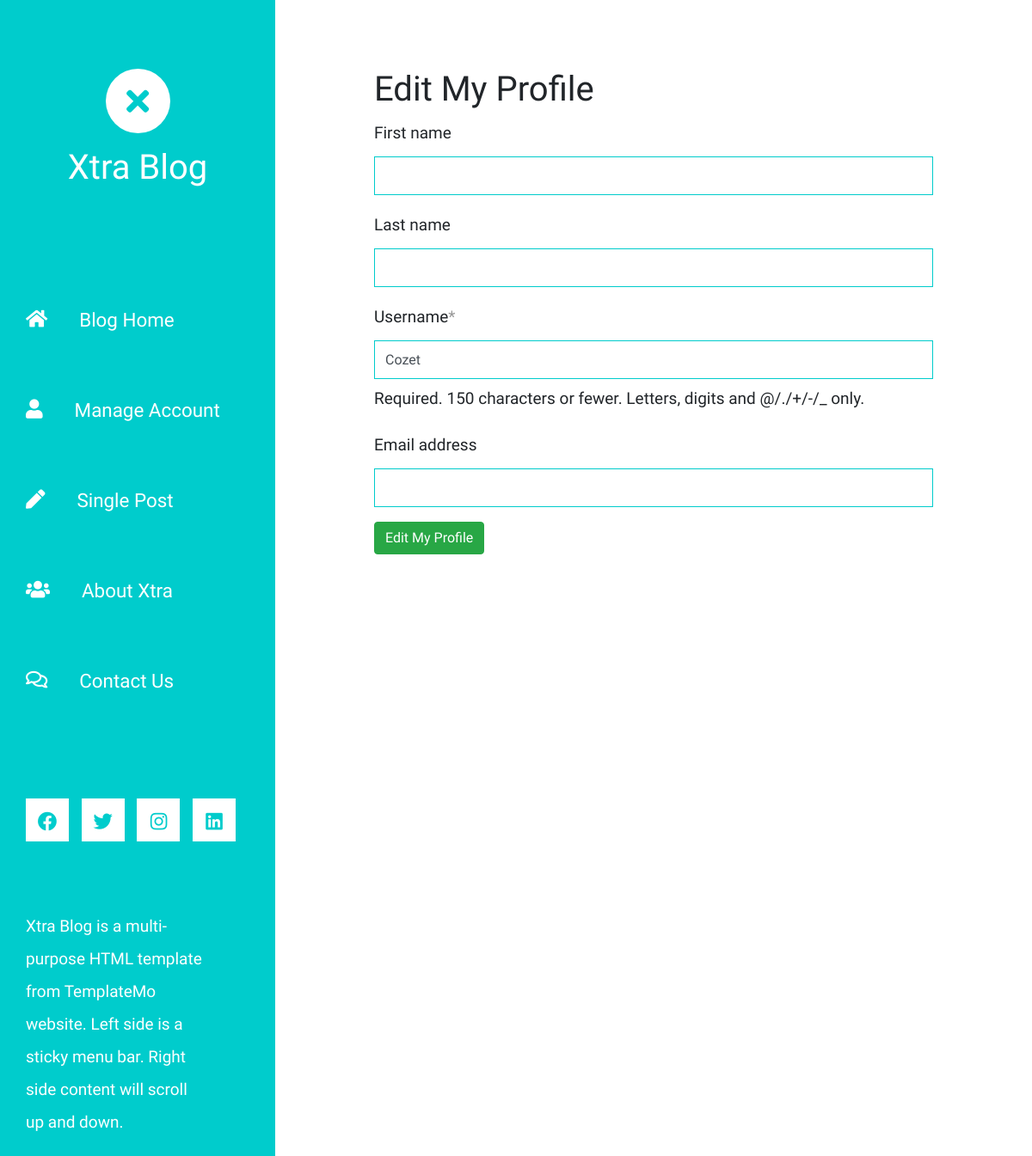
The page /accounts/edit_profile/ (signed in) on the database as committed earlier.
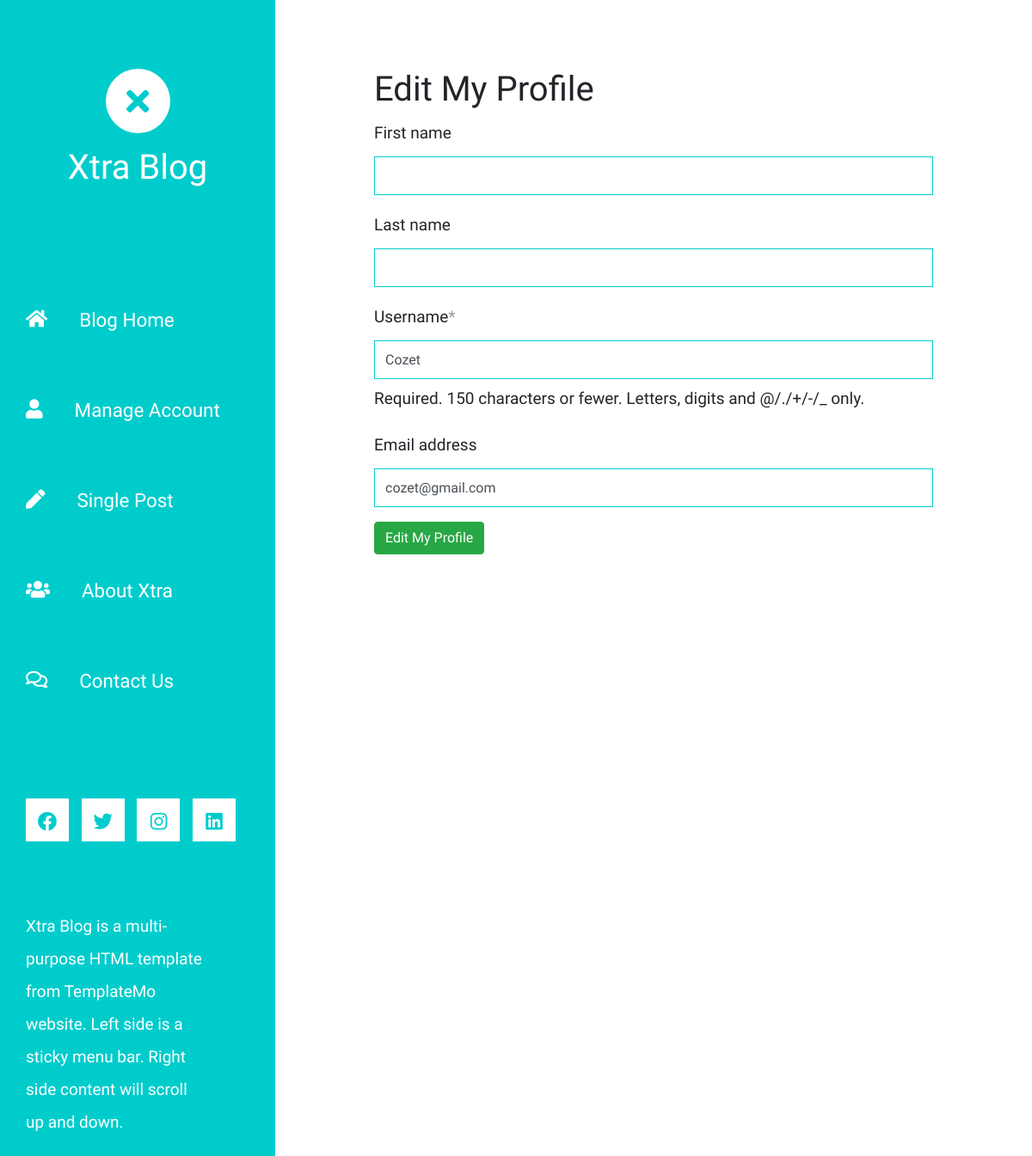
The same page on the database as committed later.
### custom_accounts/models.py (models this page shows)
class CustomUser(AbstractUser):
    first_name = models.CharField(max_length=50, blank=True)
    last_name = models.CharField(max_length=50, blank=True)

### custom_accounts/views.py (the view, shortened to what this page needs)
# urls.py: path("edit_profile/", views.UserEditView.as_view(), name="edit_user"),
class UserEditView(View):
    def get(self, request):
        form = UserEditForm(instance=request.user)
        return render(request, "registration/user_edit_form.html", {"form": form})

### custom_accounts/forms.py
class UserEditForm(forms.ModelForm):
    class Meta:
        model = CustomUser
        fields = ["first_name", "last_name", "username", "email"]

### templates/registration/user_edit_form.html (shortened to what this page needs)
{% extends 'base.html' %}
{% load crispy_forms_tags %}
{% block main %}
    <h1>Edit My Profile</h1>
    <form action="" method="POST">
        {{ form|crispy }}
        <button type="submit" class="btn btn-success">Edit My Profile</button>
    </form>
{% endblock main %}

### templates/base.html (shortened to what this page needs)
{% load static %}
<!DOCTYPE html>
<html lang="en">
<head>
	<link rel="stylesheet" href="{% static 'fontawesome/css/all.min.css' %}">
    <link href="{% static 'css/bootstrap.min.css' %}" rel="stylesheet">
    <link href="{% static 'css/templatemo-xtra-blog.css' %}" rel="stylesheet">
</head>
<body>
    <header class="tm-header" id="tm-header">
        <div class="tm-header-wrapper">
            <div class="tm-site-header">
                <div class="mb-3 mx-auto tm-site-logo"><i class="fas fa-times fa-2x"></i></div>
                <h1 class="text-center">Xtra Blog</h1>
            </div>
            <nav class="tm-nav" id="tm-nav">
                <ul>
                    <li class="tm-nav-item {% if active == 'home' %}active{% endif %}"><a href="{% url 'home' %}" class="tm-nav-link">
                        <i class="fas fa-home"></i>
                        Blog Home
                    </a></li>
                    <li class="tm-nav-item {% if active == 'manage_account' %}active{% endif %}"><a href="{% url 'manage_account' %}" class="tm-nav-link">
                        <i class="fa fa-user"></i>
                        Manage Account
                    </a></li>
                    <li class="tm-nav-item"><a href="#" class="tm-nav-link">
                        <i class="fas fa-pen"></i>
                        Single Post
                    </a></li>
                    <li class="tm-nav-item"><a href="#" class="tm-nav-link">
                        <i class="fas fa-users"></i>
                        About Xtra
                    </a></li>
                    <li class="tm-nav-item"><a href="#" class="tm-nav-link">
                        <i class="far fa-comments"></i>
                        Contact Us
                    </a></li>
                </ul>
            </nav>
            <div class="tm-mb-65">
                <a rel="nofollow" href="https://fb.com/templatemo" class="tm-social-link">
                    <i class="fab fa-facebook tm-social-icon"></i>
                </a>
                <a href="https://twitter.com" class="tm-social-link">
                    <i class="fab fa-twitter tm-social-icon"></i>
                </a>
                <a href="https://instagram.com" class="tm-social-link">
                    <i class="fab fa-instagram tm-social-icon"></i>
                </a>
                <a href="https://linkedin.com" class="tm-social-link">
                    <i class="fab fa-linkedin tm-social-icon"></i>
                </a>
            </div>
            <p class="tm-mb-80 pr-5 text-white">
                Xtra Blog is a multi-purpose HTML template from TemplateMo website. Left side is a sticky menu bar. Right side content will scroll up and down.
            </p>
        </div>
    </header>
    <div class="container-fluid">
        <main class="tm-main">
            {% block main %}
            {% endblock main %}
        </main>
    </div>
</body>

Rows that differ between the two databases and show on the page:
changed CustomUser "Cozet": email (not shown) → "cozet@gmail.com"
